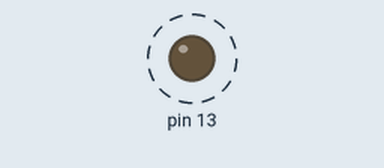
Recording of a sketch running on a simulated Arduino Leonardo, built with avr-gcc and run on an emulated ATmega32U4. On the bench: output pins drawn as LEDs (lit = HIGH). Dashed ring = blinking.

Above: at 0.12 s.
Timing chart, 0 to 3.0 s (numbered marks = the images above):
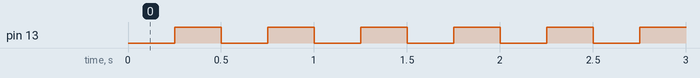

The sketch:

romi32u4_leds.ino
```cpp
// snippet: romi32u4_leds
// tags: romi, pololu, romi32u4, led, leds, blink, red, yellow, green
// boards: romi32u4
// library: Romi32U4
// description: Blink all three Romi 32U4 onboard LEDs (red, yellow, green) simultaneously, millis-based.
//   LEDs are FREE FUNCTIONS: ledRed(bool), ledYellow(bool), ledGreen(bool) — NOT a class.
//   NOT: Romi32U4LEDs leds; leds.red(true) — that class does not exist.
//   NOT: digitalWrite(LED_RED, ...) — there are no LED pin constants; use the free functions.
// prompts: Romi blink all LEDs, Romi32U4 red yellow green LED, blink three LEDs Romi, make the lights flash Romi, Romi LED on off, flash all the Romi lights, Romi32U4 ledRed ledYellow ledGreen
// exact-include: Romi32U4.h

#include <Romi32U4.h>

// ledRed(bool), ledYellow(bool), ledGreen(bool) — free functions, NOT a class instance.

unsigned long prevMs = 0;
bool ledsOn = false;

void setup() {
  ledRed(false);  // Romi on-board red LED (true=on)
  ledYellow(false);  // Romi on-board yellow LED (true=on)
  ledGreen(false);  // Romi on-board green LED (true=on)
}

void loop() {
  unsigned long now = millis();
  if (now - prevMs < 250) return;
  prevMs = now;

  ledsOn = !ledsOn;
  ledRed(ledsOn);  // Romi on-board red LED (true=on)
  ledYellow(ledsOn);  // Romi on-board yellow LED (true=on)
  ledGreen(ledsOn);  // Romi on-board green LED (true=on)
}
```

Measured:
- by itself, pin 13: alternates HIGH for 0.25 s and LOW for 0.25 s
